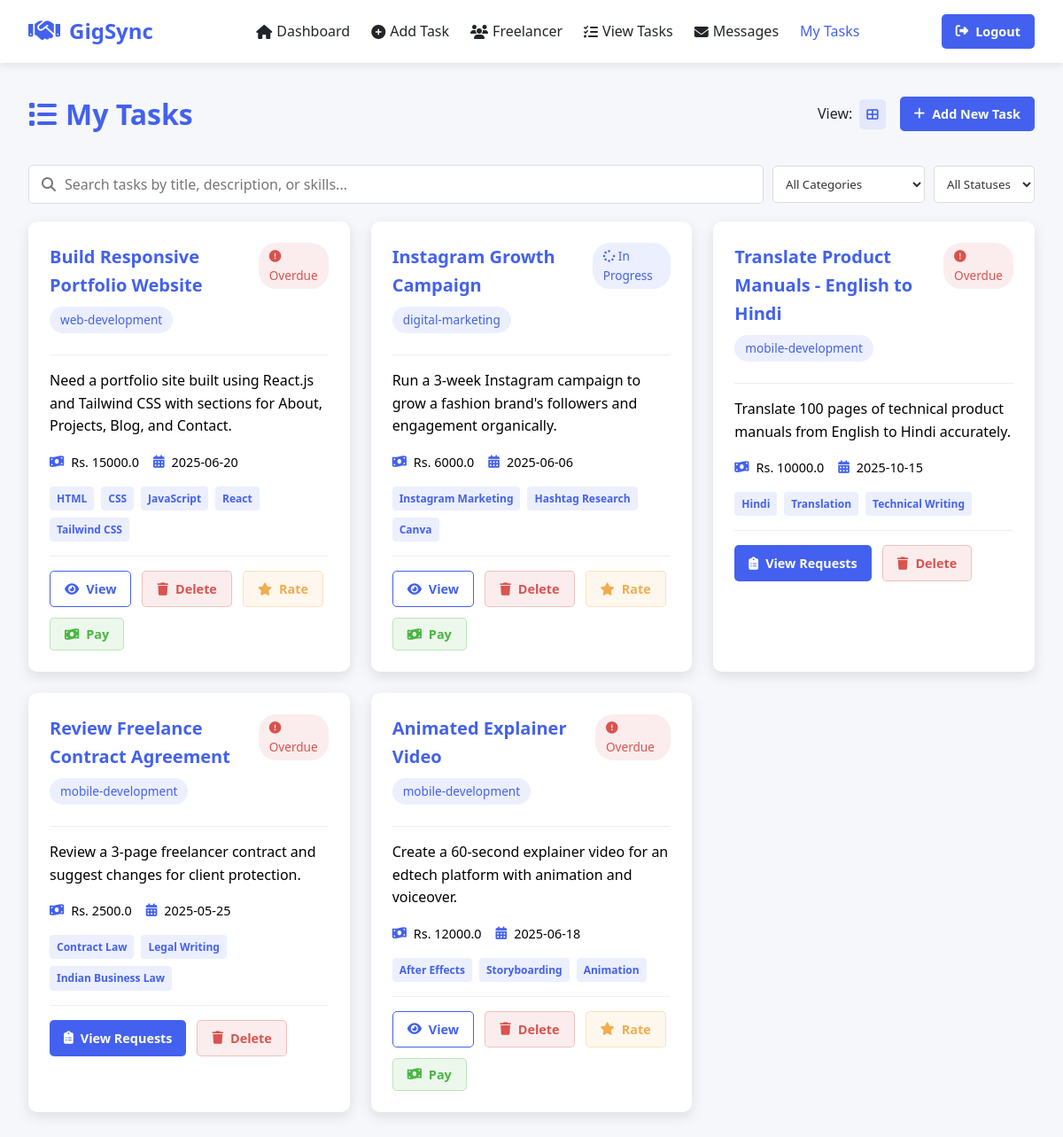
/my_tasks (signed in), run on the app's committed database.
### tables this page shows
CREATE TABLE tasks (
        id INTEGER PRIMARY KEY AUTOINCREMENT,
        title TEXT NOT NULL,
        category TEXT NOT NULL,
        description TEXT NOT NULL,
        budget REAL,
        deadline TEXT,
        skills TEXT,
        assigned_to TEXT,
        status TEXT DEFAULT 'Pending',
        created_at TIMESTAMP DEFAULT CURRENT_TIMESTAMP,
        creator_id INTEGER
    );

### app.py (the view)
@app.route('/my_tasks')
def my_tasks():
    if 'id' not in session:
        return redirect('/login')
    connection = sqlite3.connect('task_manager.db')
    cursor = connection.cursor()
    cursor.execute("SELECT * FROM tasks WHERE creator_id = ?", (session['id'],))
    tasks = cursor.fetchall()
    cursor.execute("SELECT DISTINCT taskid FROM employeerequests WHERE status = 'Accepted'")
    accepted_task_ids = set(row[0] for row in cursor.fetchall())
    tasks_with_acceptance = []
    for task in tasks:
        task_id = str(task[0])
        is_accepted = task_id in accepted_task_ids
        tasks_with_acceptance.append(task + (is_accepted,))
    connection.close()
    return render_template('employer_tasks.html', tasks=tasks_with_acceptance)

### templates/employer_tasks.html (shortened to what this page needs)
<!DOCTYPE html>
<html lang="en">
<head>
    <link rel="stylesheet" href="https://cdnjs.cloudflare.com/ajax/libs/font-awesome/6.4.0/css/all.min.css">
    <link rel="stylesheet" href="{{ url_for('static', filename='css/employer_tasks.css') }}">
</head>
<body>
    <nav class="navbar">
        <a href="/employer_dashboard" class="logo">
            <i class="fas fa-handshake"></i> GigSync
        </a>
        <ul class="nav-links">
            <li><a href="/employer_dashboard"><i class="fas fa-home"></i> Dashboard</a></li>
            <li><a href="/tasks"><i class="fas fa-plus-circle"></i>Add Task</a></li>
            <li><a href="/freelancer_list"><i class="fas fa-users"></i> Freelancer</a></li>
            <li><a href="/view_task"><i class="fas fa-tasks"></i>View Tasks</a></li>
            <li><a href="/messages"><i class="fas fa-envelope"></i> Messages</a></li>
            <li><a href="/my_tasks" class="active">My Tasks</a></li>
        </ul>
        <div class="user-profile">
            <a href="/" style="text-decoration: none;" class="btn btn-primary"><i class="fas fa-sign-out-alt"></i> Logout</a>
        </div>
    </nav>
    <div class="container">
        <div class="page-header">
            <h1><i class="fas fa-list"></i>My Tasks</h1>
            <div class="view-toggle">
                <span>View:</span>
                <button class="view-toggle-btn active" id="cardViewBtn" title="Card View">
                    <i class="fas fa-th-large"></i>
                </button>
            </div>
            {% if tasks %}
            <a href="/tasks" class="btn btn-primary" id="headerAddTaskBtn">
                <i class="fas fa-plus"></i> Add New Task
            </a>
            {% endif %}
        </div>
        {% if tasks %}
            <div class="search-bar">
                <div class="search-input">
                    <i class="fas fa-search"></i>
                    <input type="text" id="searchInput" placeholder="Search tasks by title, description, or skills...">
                </div>
                <div class="filter-options">
                    <select id="categoryFilter">
                        <option value="">All Categories</option>
                    </select>
                    <select id="statusFilter">
                        <option value="">All Statuses</option>
                    </select>
                </div>
            </div>
            <div class="task-cards" id="card-view">
            {% for row in tasks %}
            <div class="task-card" data-title="{{ row[1] }}" data-description="{{ row[3] }}" data-category="{{ row[2] }}" data-status="{{ row[8] }}" data-skills="{{ row[6] }}">
                <div class="task-card-header">
                    <div>
                        <div class="task-title">{{ row[1] }}</div>
                        <div class="task-category">{{ row[2] }}</div>
                    </div>
                    <div>
                        {% if row[8] == 'pending' %}
                            <span class="task-status status-pending"><i class="fas fa-clock"></i> Pending</span>
                        {% elif row[8] == 'in-progress' %}
                            <span class="task-status status-in-progress"><i class="fas fa-spinner fa-spin"></i> In Progress</span>
                        {% elif row[8] == 'completed' %}
                            <span class="task-status status-completed"><i class="fas fa-check"></i> Completed</span>
                        {% else %}
                            <span class="task-status status-overdue"><i class="fas fa-exclamation-circle"></i> Overdue</span>
                        {% endif %}
                    </div>
                </div>
                <div class="task-content">
                    <div class="task-description">{{ row[3] }}</div>
                    <div class="task-info">
                        <div class="task-info-item">
                            <i class="fas fa-money-bill-wave"></i> Rs. {{ row[4] }}
                        </div>
                        <div class="task-info-item">
                            <i class="fas fa-calendar-alt"></i> {{ row[5] }}
                        </div>
                    </div>
                    <div class="task-skills">
                        {% for skill in row[6].split(',') %}
                            <span class="skill-badge">{{ skill }}</span>
                        {% endfor %}
                    </div>
                </div>
                <div class="task-footer">
                    {% if row[-1] %}
                    <a href="/view_result/{{ row[0] }}" class="btn btn-outline">
                        <i class="fas fa-eye"></i> View
                    </a>
                    <a href="/delete_task/{{ row[0] }}" class="btn btn-danger" onclick="return confirm('Are you sure you want to delete this task?')">
                        <i class="fas fa-trash"></i> Delete
                    </a>
                    <a href="/rate_task/{{ row[7] }}" class="btn btn-warning">
                        <i class="fas fa-star"></i> Rate
                    </a>
                    <button class="btn btn-success" onclick="showPayment('{{ row[0] }}', '{{ row[4] }}')">
                        <i class="fas fa-money-bill-wave"></i> Pay
                    </button>
                    {% else %}
                    <a href="/view_request/{{ row[0] }}" class="btn btn-primary">
                        <i class="fas fa-clipboard-list"></i> View Requests
                    </a>
                    <a href="/delete_task/{{ row[0] }}" class="btn btn-danger" onclick="return confirm('Are you sure you want to delete this task?')">
                        <i class="fas fa-trash"></i> Delete
                    </a>
                    {% endif %}
                </div>
            </div>
            {% endfor %}
            </div>
        {% endif %}
    </div>
</body>
</html>

### data on the page
tasks: title "Build Responsive Portfolio Website", category "web-development", status "Overdue", description "Need a portfolio site built using React.js and Tailwind CSS with sections for About, Projects, Blog, and Contact.", budget "15000.0", deadline "2025-06-20", skill "HTML" "CSS" "JavaScript" "React" "Tailwind CSS"
tasks: title "Instagram Growth Campaign", category "digital-marketing", status "in-progress" (drawn), description "Run a 3-week Instagram campaign to grow a fashion brand's followers and engagement organically.", budget "6000.0", deadline "2025-06-06", skill "Instagram Marketing" "Hashtag Research" "Canva"
tasks: title "Translate Product Manuals - English to Hindi", category "mobile-development", status "Overdue", description "Translate 100 pages of technical product manuals from English to Hindi accurately.", budget "10000.0", deadline "2025-10-15", skill "Hindi" "Translation" "Technical Writing"
tasks: title "Review Freelance Contract Agreement", category "mobile-development", status "Overdue", description "Review a 3-page freelancer contract and suggest changes for client protection.", budget "2500.0", deadline "2025-05-25", skill "Contract Law" "Legal Writing" "Indian Business Law"
tasks: title "Animated Explainer Video", category "mobile-development", status "Overdue", description "Create a 60-second explainer video for an edtech platform with animation and voiceover.", budget "12000.0", deadline "2025-06-18", skill "After Effects" "Storyboarding" "Animation"
